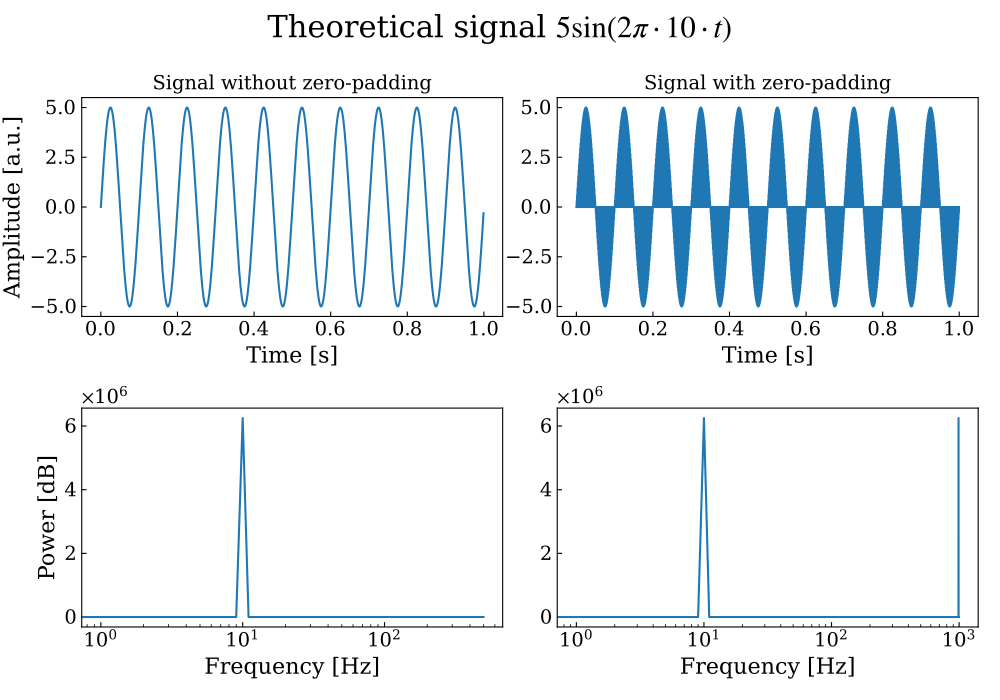

Here is the Python script that generated this plot:
from pathlib import Path

import numpy as np
from matplotlib import pyplot as plt

from signal_analysis.common import power_spectrum, set_custom_pyplot_styles
from signal_analysis.lab02.spectra_comparison import A, f
from signal_analysis.lab02.spectra_comparison import fs as fs
from signal_analysis.lab02.spectra_comparison import infi as wave
from signal_analysis.lab02.spectra_comparison import time

if __name__ == "__main__":
    set_custom_pyplot_styles()

    fig, [[ltop, rtop], [lbot, rbot]] = plt.subplots(ncols=2, nrows=2)
    fig.suptitle(f"Theoretical signal ${A}\\sin(2\\pi\\cdot{f}\\cdot t)$")

    ltop.set_xlabel("Time [s]")
    rtop.set_xlabel("Time [s]")
    lbot.set_xlabel("Frequency [Hz]")
    rbot.set_xlabel("Frequency [Hz]")

    ltop.set_ylabel("Amplitude [a.u.]")
    lbot.set_ylabel("Power [dB]")

    freq, power = power_spectrum(signal=wave, fs=fs)

    ltop.plot(time, wave)
    lbot.plot(freq, power)
    ltop.set_title("Signal without zero-padding")

    upsampled = np.zeros(wave.size * 2)
    upsampled[::2] = wave
    time = np.arange(wave.size * 2) / fs / 2

    freq, power = power_spectrum(signal=upsampled, fs=fs * 2)

    rtop.plot(time, upsampled)
    rbot.plot(freq, power)

    rtop.set_title("Signal with zero-padding")

    lbot.set_xscale("log")
    rbot.set_xscale("log")

    fig.tight_layout()
    plt.savefig(Path(__file__).with_suffix(".pdf"))
    # plt.show()
